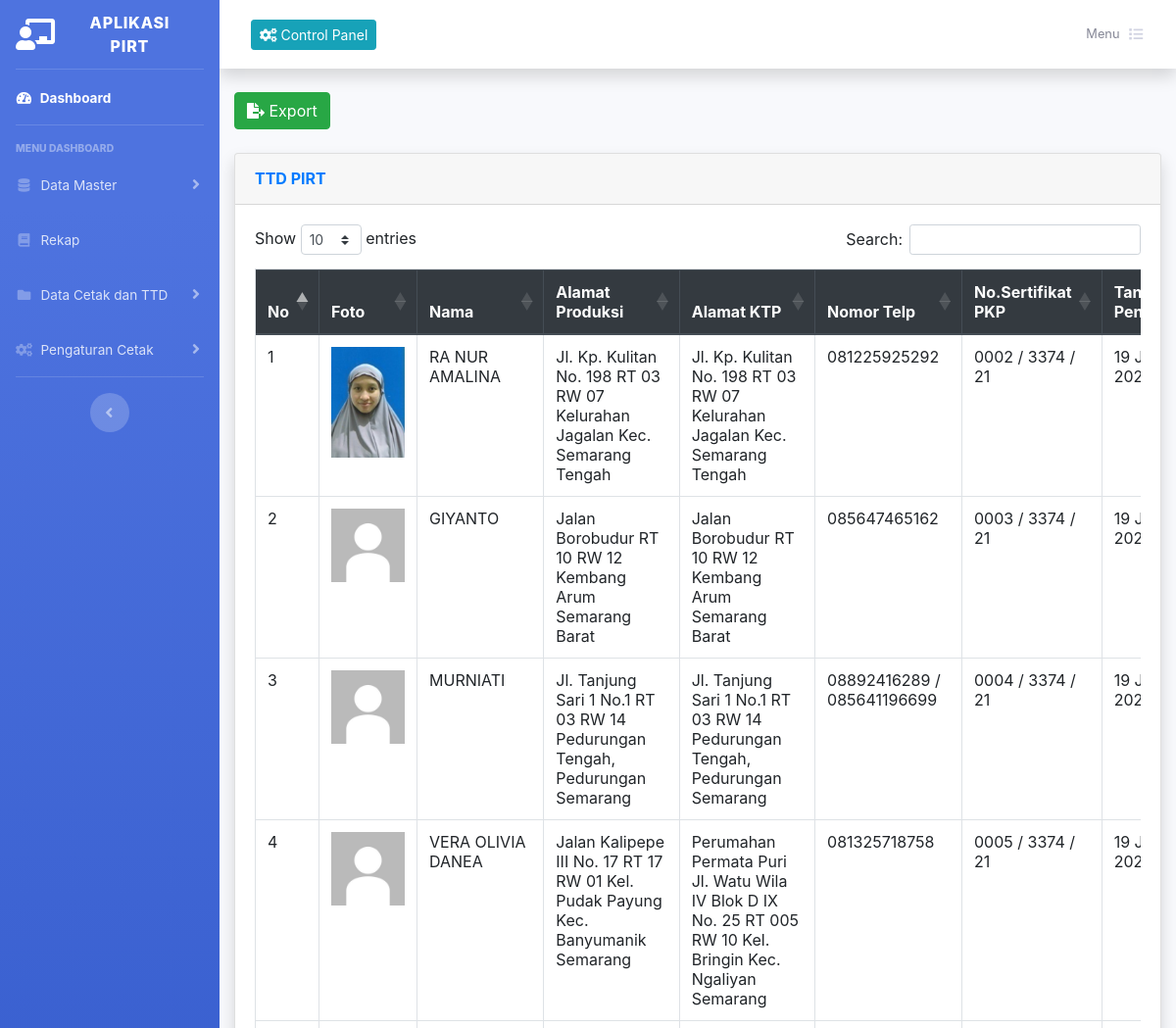
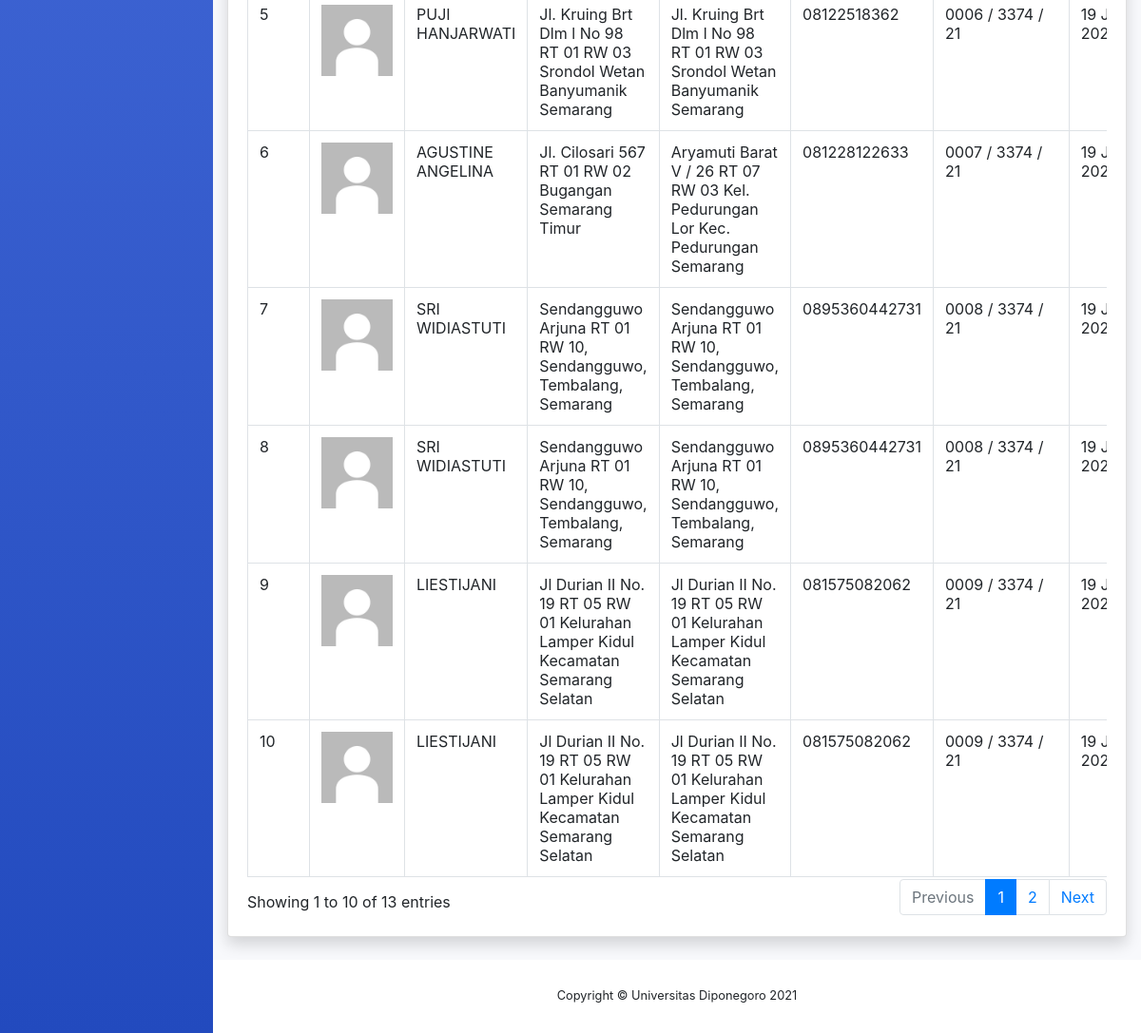
/index.php/pirtttd, run on the app's committed database (2 pictures, top to bottom).
### tables this page shows
CREATE TABLE `pirt` (
  `id_pirt` int(11) NOT NULL,
  `kode` varchar(11) NOT NULL,
  `nik` varchar(20) NOT NULL,
  `produk` varchar(256) NOT NULL,
  `kemasan` varchar(128) NOT NULL,
  `merk` varchar(128) NOT NULL,
  `pirt` varchar(50) NOT NULL,
  `tgl_pirt` date NOT NULL,
  `masa_pirt` date NOT NULL,
  `irt` varchar(50) NOT NULL,
  `pre_test` varchar(256) NOT NULL,
  `post_test` varchar(256) NOT NULL
);

CREATE TABLE `pemohon` (
  `id_pemohon` int(11) NOT NULL,
  `nik` varchar(16) NOT NULL,
  `nama` varchar(256) NOT NULL,
  `nama_pj` varchar(256) NOT NULL,
  `telp` varchar(50) NOT NULL,
  `jenis_kelamin` varchar(20) NOT NULL,
  `jabatan` varchar(100) NOT NULL,
  `alm_pkp` varchar(256) NOT NULL,
  `alm_pr` varchar(256) NOT NULL,
  `berkas` varchar(255) NOT NULL
);

CREATE TABLE `pkp` (
  `id_pkp` int(11) NOT NULL,
  `nik` varchar(50) NOT NULL,
  `tgl_penyuluhan` date NOT NULL,
  `tgl_cetak` date NOT NULL,
  `sertifikat` varchar(50) NOT NULL,
  `status` varchar(20) NOT NULL
);

### application/controllers/Pirtttd.php (called while the page is built, shortened)
<?php
class Pirtttd extends CI_Controller
{
    function __construct()
    {
        $this->load->model('M_pirtttd');
    }
    public function index()
    {
        $data = array('data_pirtttd' => $this->M_pirtttd->ambil_pirtttd()->result_array(),);
        $this->load->view('template/sidebar');
        $this->load->view('template/header');
        $this->load->view('pirtttd/pirtttd', $data);
        $this->load->view('template/footer');
    }
}

### index.php (called while the page is built, shortened)
<?php
require_once BASEPATH.'core/CodeIgniter.php';

### application/models/M_pirtttd.php (called while the page is built)
<?php
class M_pirtttd extends CI_Model
{
    public function ambil_pirtttd()
    {
        $this->db->select('*');
        $this->db->from('pirt');
        $this->db->join('pkp', 'pirt.nik = pkp.nik', 'INNER');
        $this->db->join('pemohon', 'pirt.nik = pemohon.nik', 'INNER');
        $query = $this->db->get();
        return $query;
    }
}

### application/helpers/tanggal_helper.php (called while the page is built, shortened)
<?php if (!defined('BASEPATH')) exit('No direct script access allowed');
if (!function_exists('tgl_indo')) {
    function date_indo($tgl)
    {
        $ubah = gmdate($tgl, time() + 60 * 60 * 8);
        $pecah = explode("-", $ubah);
        $tanggal = $pecah[2];
        $bulan = bulan($pecah[1]);
        $tahun = $pecah[0];
        return $tanggal . ' ' . $bulan . ' ' . $tahun;
    }
}
if (!function_exists('bulan')) {
    function bulan($bln)
    {
        switch ($bln) {
            case 1:
                return "Januari";
                break;
        }
    }
}

### application/views/pirtttd/pirtttd.php (the view, shortened to what this page needs)
<div class="container-fluid">
    <a href="<?= site_url('export/pirtttdexport/export') ?>" class="btn btn-success"><i class="fas fa-file-export"></i> Export</a><br><br>
    <div class="card shadow mb-4">
        <div class="card-header py-3">
            <h6 class="m-0 font-weight-bold text-primary">TTD PIRT</h6>
        </div>
        <div class="card-body">
            <div class="table-responsive">
                <table class="table table-bordered" id="example" width="100%" cellspacing="0">
                    <thead class="thead-dark">
                        <tr>
                            <th>No</th>
                            <th>Foto</th>
                            <th>Nama</th>
                            <th>Alamat Produksi</th>
                            <th>Alamat KTP</th>
                            <th>Nomor Telp</th>
                            <th>No.Sertifikat PKP</th>
                            <th>Tanggal Penyuluhan</th>
                        </tr>
                    <tbody>
                        <?php
                        $no = 0;
                        foreach ($data_pirtttd as $row) {
                            $no++;
                        ?>
                            <tr>
                                <td><?php echo $no; ?></td>
                                <td><img src="<?php echo $row['berkas'] ?>" width="75"></td>
                                <td><?php echo $row['nama'] ?></td>
                                <td><?php echo $row['alm_pr'] ?></td>
                                <td><?php echo $row['alm_pkp'] ?></td>
                                <td><?php echo $row['telp'] ?></td>
                                <td><?php echo $row['sertifikat'] ?></td>
                                <td><?php echo date_indo($row['tgl_penyuluhan']) ?></td>
                            </tr>
                        <?php } ?>
                    </tbody>
                </table>
            </div>
        </div>
    </div>
</div>

### application/views/template/sidebar.php (shortened to what this page needs)
<div id="wrapper">
    <ul class="navbar-nav bg-gradient-primary sidebar sidebar-dark accordion" id="accordionSidebar">
        <a class="sidebar-brand d-flex align-items-center justify-content-center" href="<?php echo base_url('pirt/dashboard') ?>">
            <div class="sidebar-brand-icon">
                <i class="fas fa-chalkboard-teacher"></i>
            </div>
            <div class="sidebar-brand-text mx-3">Aplikasi PIRT <sup></sup></div>
        </a>
        <hr class="sidebar-divider my-0">
        <li class="nav-item active">
            <a class="nav-link" href="<?php echo base_url('pirt/dashboard') ?>">
                <i class="fas fa-fw fa-tachometer-alt"></i>
                <span>Dashboard</span></a>
        </li>
        <hr class="sidebar-divider">
        <div class="sidebar-heading">
            Menu Dashboard
        </div>
        <li class="nav-item">
            <a class="nav-link collapsed" href="#" data-toggle="collapse" data-target="#collapsePages1" aria-expanded="true" aria-controls="collapsePages1">
                <i class="fas fa-fw fa-database"></i>
                <span>Data Master</span>
            </a>
        </li>
        <li class="nav-item">
            <a class="nav-link" href="<?php echo base_url('pirt/rekap') ?>">
                <i class="fas fa-fw fa-book "></i>
                <span>Rekap</span></a>
        </li>
        <li class="nav-item">
            <a class="nav-link collapsed" href="#" data-toggle="collapse" data-target="#collapsePages2" aria-expanded="true" aria-controls="collapsePages2">
                <i class="fas fa-fw fa-folder"></i>
                <span>Data Cetak dan TTD</span>
            </a>
        </li>
        <li class="nav-item">
            <a class="nav-link collapsed" href="#" data-toggle="collapse" data-target="#collapsePages3" aria-expanded="true" aria-controls="collapsePages3">
                <i class="fas fa-fw fa-cogs"></i>
                <span>Pengaturan Cetak</span>
            </a>
        </li>
        <hr class="sidebar-divider d-none d-md-block">
        <div class="text-center d-none d-md-inline">
            <button class="rounded-circle border-0" id="sidebarToggle"></button>
        </div>
    </ul>

### application/views/template/header.php (shortened to what this page needs)
<!DOCTYPE html>
<html lang="en">
<head>
    <link href="<?php echo base_url(); ?>assets/vendor/fontawesome-free/css/all.min.css" rel="stylesheet" type="text/css">
    <link href="<?php echo base_url(); ?>assets/css/sb-admin-2.min.css" rel="stylesheet">
    <link rel="stylesheet" href="https://cdnjs.cloudflare.com/ajax/libs/twitter-bootstrap/4.5.2/css/bootstrap.css">
    <link rel="stylesheet" href="https://cdn.datatables.net/1.10.25/css/dataTables.bootstrap4.min.css">
    <link href="<?php echo base_url(); ?>assets/vendor/datatables/dataTables.bootstrap4.min.css" rel="stylesheet">
</head>
<body id="page-top">
    <div id="content-wrapper" class="d-flex flex-column">
        <div id="content">
            <nav class="navbar navbar-expand navbar-light bg-white topbar mb-4 static-top shadow">
                <li class="d-none d-sm-inline-block form-inline mr-auto ml-md-3 my-2 my-md-0 mw-100 navbar-search">
                    <a type="button" class="btn btn-sm btn-info" data-toggle="modal" data-target="#exampleModal">
                        <i class="fas fa-cogs"></i> Control Panel
                    </a>
                </li>
                <ul class="navbar-nav ml-auto">
                    <li class="nav-item dropdown no-arrow">
                        <a class="nav-link dropdown-toggle" href="#" id="userDropdown" role="button" data-toggle="dropdown" aria-haspopup="true" aria-expanded="false">
                            <span class="mr-2 d-none d-lg-inline text-gray-600 small">Menu</span>
                            <i class="fas fa-list fa-sm fa-fw mr-2 text-gray-400"></i>
                        </a>
                    </li>
                </ul>
            </nav>

### application/views/template/footer.php (shortened to what this page needs)
<footer class="sticky-footer bg-white">
    <div class="container my-auto">
        <div class="copyright text-center my-auto">
            <span>Copyright &copy; Universitas Diponegoro 2021</span>
        </div>
    </div>
</footer>
</div>
</div>
</body>
</html>

### data on the page
pirt: pemohon.berkas (picture), pemohon.nama "RA NUR AMALINA", pemohon.alm_pr "Jl. Kp. Kulitan No. 198 RT 03 RW 07 Kelurahan Jagalan Kec. Semarang Tengah", pemohon.alm_pkp "Jl. Kp. Kulitan No. 198 RT 03 RW 07 Kelurahan Jagalan Kec. Semarang Tengah", pemohon.telp "081225925292", pkp.sertifikat "0002 / 3374 / 21", pkp.tgl_penyuluhan "19…"
pirt: pemohon.berkas (placeholder picture), pemohon.nama "GIYANTO", pemohon.alm_pr "Jalan Borobudur RT 10 RW 12 Kembang Arum Semarang Barat", pemohon.alm_pkp "Jalan Borobudur RT 10 RW 12 Kembang Arum Semarang Barat", pemohon.telp "085647465162", pkp.sertifikat "0003 / 3374 / 21", pkp.tgl_penyuluhan "19…"
pirt: pemohon.berkas (placeholder picture), pemohon.nama "MURNIATI", pemohon.alm_pr "Jl. Tanjung Sari 1 No.1 RT 03 RW 14 Pedurungan Tengah, Pedurungan Semarang", pemohon.alm_pkp "Jl. Tanjung Sari 1 No.1 RT 03 RW 14 Pedurungan Tengah, Pedurungan Semarang", pemohon.telp "08892416289 / 085641196699", pkp.sertifikat "0004 / 3374 / 21", pkp.tgl_penyuluhan "19…"
pirt: pemohon.berkas (placeholder picture), pemohon.nama "VERA OLIVIA DANEA", pemohon.alm_pr "Jalan Kalipepe III No. 17 RT 17 RW 01 Kel. Pudak Payung Kec. Banyumanik Semarang", pemohon.alm_pkp "Perumahan Permata Puri Jl. Watu Wila IV Blok D IX No. 25 RT 005 RW 10 Kel. Bringin Kec. Ngaliyan Semarang", pemohon.telp "081325718758", pkp.sertifikat "0005 / 3374 / 21", pkp.tgl_penyuluhan "19…"
pirt: pemohon.berkas (placeholder picture), pemohon.nama "PUJI HANJARWATI", pemohon.alm_pr "Jl. Kruing Brt Dlm l No 98 RT 01 RW 03 Srondol Wetan Banyumanik Semarang", pemohon.alm_pkp "Jl. Kruing Brt Dlm l No 98 RT 01 RW 03 Srondol Wetan Banyumanik Semarang", pemohon.telp "08122518362", pkp.sertifikat "0006 / 3374 / 21", pkp.tgl_penyuluhan "19…"
pirt: pemohon.berkas (placeholder picture), pemohon.nama "AGUSTINE ANGELINA", pemohon.alm_pr "Jl. Cilosari 567 RT 01 RW 02 Bugangan Semarang Timur", pemohon.alm_pkp "Aryamuti Barat V / 26 RT 07 RW 03 Kel. Pedurungan Lor Kec. Pedurungan Semarang", pemohon.telp "081228122633", pkp.sertifikat "0007 / 3374 / 21", pkp.tgl_penyuluhan "19…"
pirt: pemohon.berkas (placeholder picture), pemohon.nama "SRI WIDIASTUTI", pemohon.alm_pr "Sendangguwo Arjuna RT 01 RW 10, Sendangguwo, Tembalang, Semarang", pemohon.alm_pkp "Sendangguwo Arjuna RT 01 RW 10, Sendangguwo, Tembalang, Semarang", pemohon.telp "0895360442731", pkp.sertifikat "0008 / 3374 / 21", pkp.tgl_penyuluhan "19…"
pirt: pemohon.berkas (placeholder picture), pemohon.nama "SRI WIDIASTUTI", pemohon.alm_pr "Sendangguwo Arjuna RT 01 RW 10, Sendangguwo, Tembalang, Semarang", pemohon.alm_pkp "Sendangguwo Arjuna RT 01 RW 10, Sendangguwo, Tembalang, Semarang", pemohon.telp "0895360442731", pkp.sertifikat "0008 / 3374 / 21", pkp.tgl_penyuluhan "19…"
pirt: pemohon.berkas (placeholder picture), pemohon.nama "LIESTIJANI", pemohon.alm_pr "Jl Durian II No. 19 RT 05 RW 01 Kelurahan Lamper Kidul Kecamatan Semarang Selatan", pemohon.alm_pkp "Jl Durian II No. 19 RT 05 RW 01 Kelurahan Lamper Kidul Kecamatan Semarang Selatan", pemohon.telp "081575082062", pkp.sertifikat "0009 / 3374 / 21", pkp.tgl_penyuluhan "19…"
pirt: pemohon.berkas (placeholder picture), pemohon.nama "LIESTIJANI", pemohon.alm_pr "Jl Durian II No. 19 RT 05 RW 01 Kelurahan Lamper Kidul Kecamatan Semarang Selatan", pemohon.alm_pkp "Jl Durian II No. 19 RT 05 RW 01 Kelurahan Lamper Kidul Kecamatan Semarang Selatan", pemohon.telp "081575082062", pkp.sertifikat "0009 / 3374 / 21", pkp.tgl_penyuluhan "19…"
